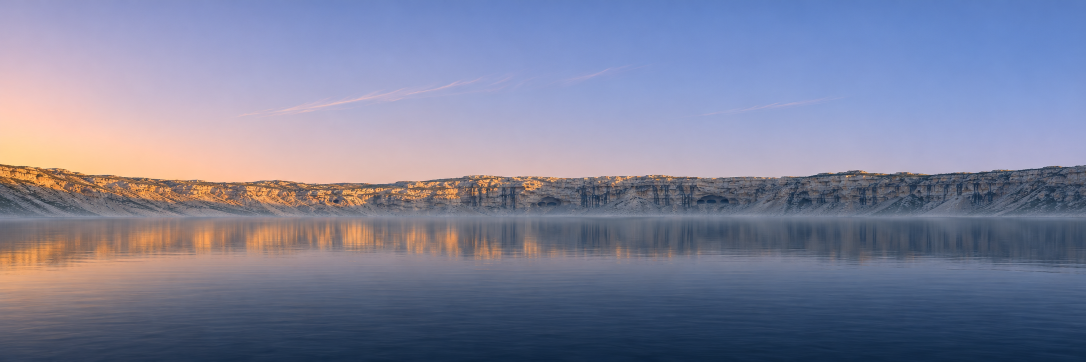
#> input picture assets-src/eye/mat/far-edge-t1.png, 2172 x 724 px, found by its file name (shown at 1/2 size)
$ python make-plates.py
#> lines starting #> are read from the running program, lines starting #| are printed output that depends on the picture
"""Makes the two far pictures of the Eye that the sky builder added: far-edge.jpg (eye-03) and far-long3.jpg (eye-05).

Run from the repo root: python3 assets-src/eye/mat/make-plates.py
far-edge.jpg is the generated picture as it came, stored as JPEG.
far-long3.jpg joins the long wall from far-long.jpg and four generated pictures that carry it on to both sides.
Each side picture was made with half of its neighbour on one half of the canvas, so the kept half repeats the neighbour;
only the new half is taken, and each seam is faded over 80 columns.
"""
import numpy as np
from PIL import Image

W, H = 1672, 941
HALF = W // 2
FADE = 80
GOLD = 0.3
SRC = 'assets-src/eye/mat/'
PIECES = [
    (SRC + 'far-long3-left2-t1.jpg', 0),
    (SRC + 'far-long3-left-t1.jpg', 0),
    ('public/assets/eye/mat/far-long.jpg', None),
    (SRC + 'far-long3-right-t1.jpg', HALF),
    (SRC + 'far-long3-right2-t1.jpg', HALF),
]


def fade(width, rising):
    ramp = Image.linear_gradient('L').rotate(90 if rising else 270, expand=True).resize((width, H))
    return ramp


def main():
    out = Image.new('RGB', (HALF * 6, H))
#> out: PIL image 5016x941 RGB; every value is 0
    # Where each picture lies on the joined canvas, whole pictures, so that neighbours overlap by half a picture.
    lies = [0, HALF, HALF * 2, HALF * 3, HALF * 4]
    # The middle picture goes down last but one so that it stays exactly as it is on polish.
    for index in (0, 4, 1, 3, 2):
        name, _ = PIECES[index]
        picture = Image.open(name).convert('RGB')
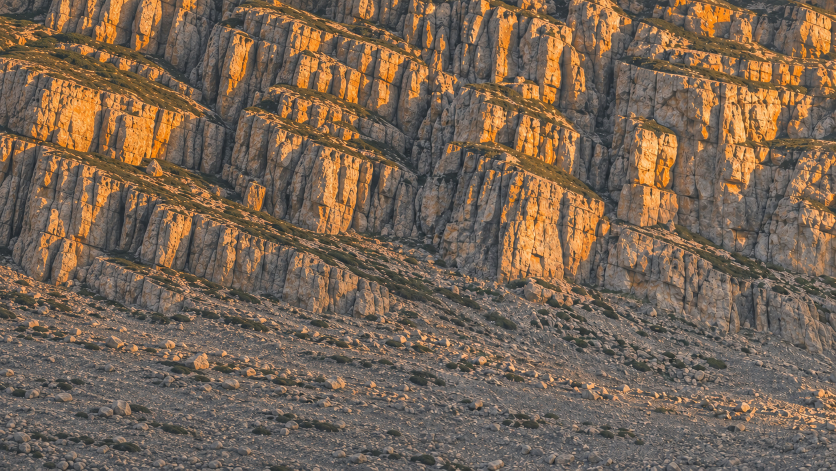
#> input picture assets-src/eye/mat/far-long3-left2-t1.jpg, 1671 x 941 px, found by its file name (shown at 1/2 size)
#> picture is the input picture: PIL image 1671x941 RGB; mean R, G, B 119.8, 100.9, 83.8
        if picture.size != (W, H):
            picture = picture.resize((W, H), Image.LANCZOS)
#> picture: PIL image 1672x941 RGB
        mask = Image.new('L', (W, H), 255)
#> mask: PIL image 1672x941 L; every value is 255
        if index == 2:
            mask.paste(fade(FADE, True), (0, 0))
            mask.paste(fade(FADE, False), (W - FADE, 0))
        elif index == 1:
            mask.paste(fade(FADE, True), (0, 0))
        elif index == 3:
            mask.paste(fade(FADE, False), (W - FADE, 0))
        out.paste(picture, (lies[index], 0), mask)
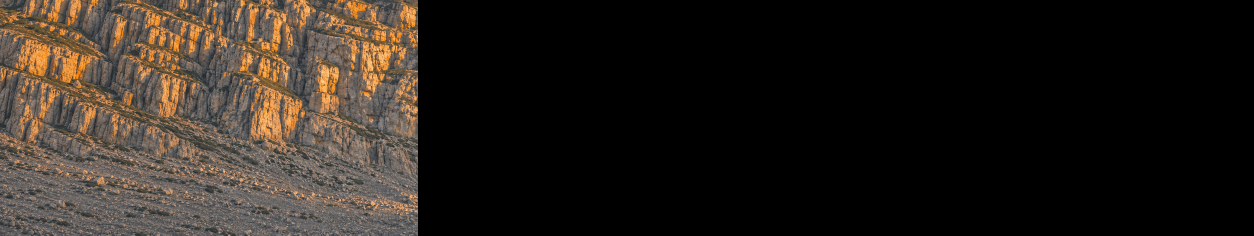
#> out: PIL image 5016x941 RGB (shown at 1/4 size); mean R, G, B 39.9, 33.6, 27.9
#> pass 2 of the loop in main, `for index in (0, 4, 1, 3, 2):`:
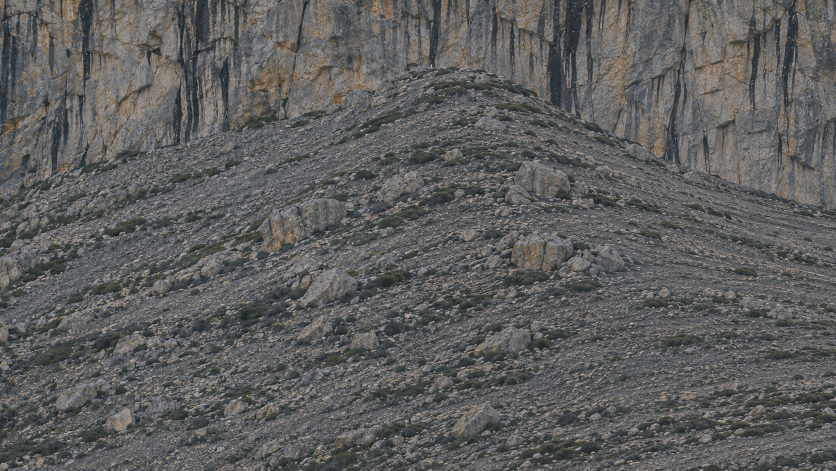
#> input picture assets-src/eye/mat/far-long3-right2-t1.jpg, 1672 x 941 px, found by its file name (shown at 1/2 size)
#> in main, picture is the input picture: PIL image 1672x941 RGB; mean R, G, B 94.2, 94.4, 93.5
#> in main, `out.paste(picture, (lies[index], 0), mask)`:
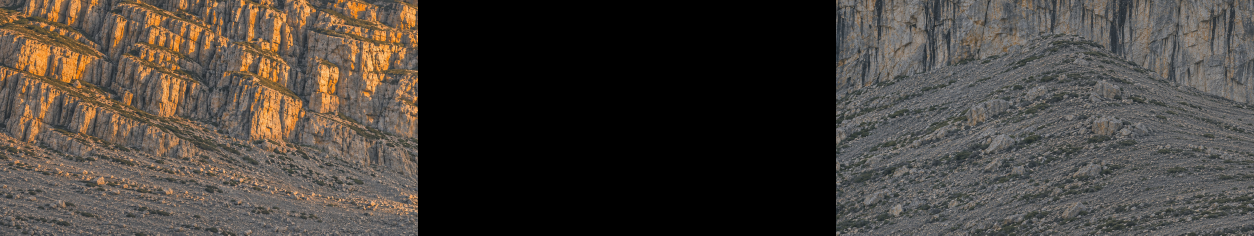
#> out: PIL image 5016x941 RGB (shown at 1/4 size); mean R, G, B 71.4, 65.1, 59.1
#> pass 3 of the loop in main, `for index in (0, 4, 1, 3, 2):`:
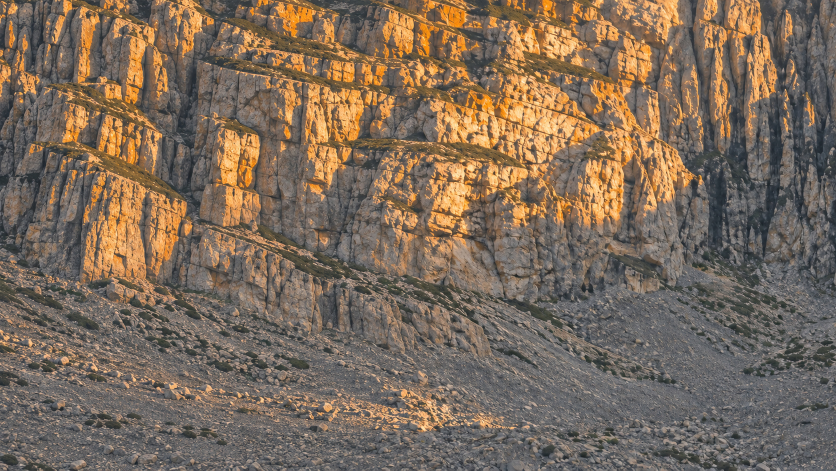
#> input picture assets-src/eye/mat/far-long3-left-t1.jpg, 1672 x 941 px, found by its file name (shown at 1/2 size)
#> in main, picture is the input picture: PIL image 1672x941 RGB; mean R, G, B 124.2, 107.1, 90.9
#> in main, `mask.paste(fade(FADE, True), (0, 0))`:
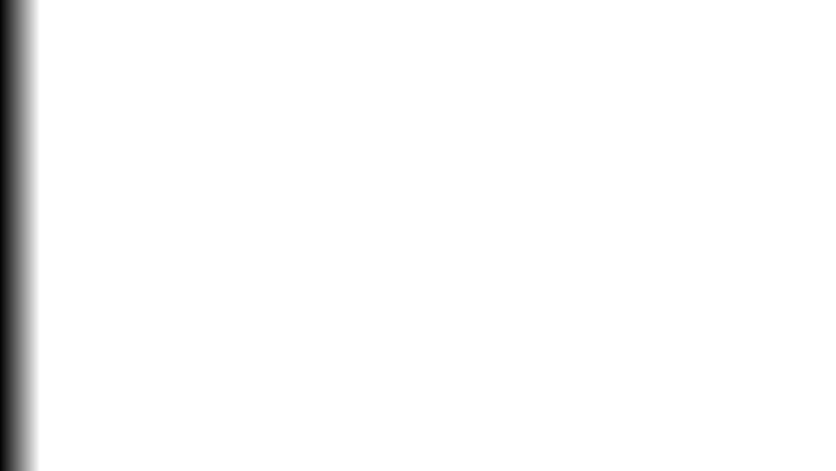
#> mask: PIL image 1672x941 L (shown at 1/2 size); min 1, max 255, mean 248.9
#> in main, `out.paste(picture, (lies[index], 0), mask)`:
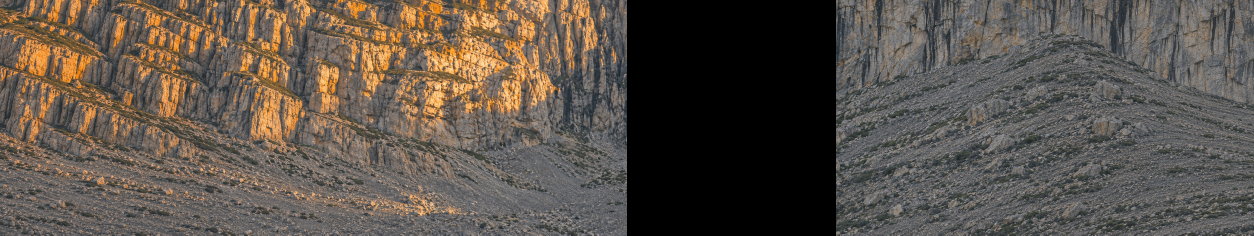
#> out: PIL image 5016x941 RGB (shown at 1/4 size); mean R, G, B 92.2, 83.4, 74.9
#> the loop made 5 passes; the first 3 are shown
    # The low sun on the pictures is orange; the approved frame has it yellow-gold. Only what is warm is turned, the shade keeps its grey.
    rgb = np.asarray(out).astype(np.float32) / 255.0
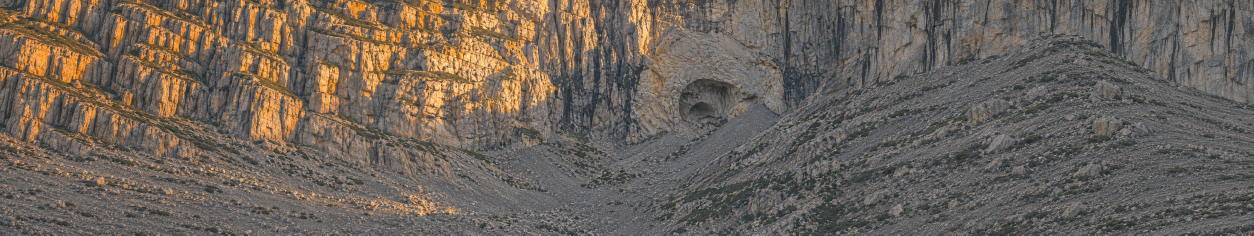
#> rgb: shape (941, 5016, 3) float32 (shown at 1/4 size); mean R, G, B 0.428, 0.391, 0.357
    r, g, b = rgb[..., 0], rgb[..., 1], rgb[..., 2]
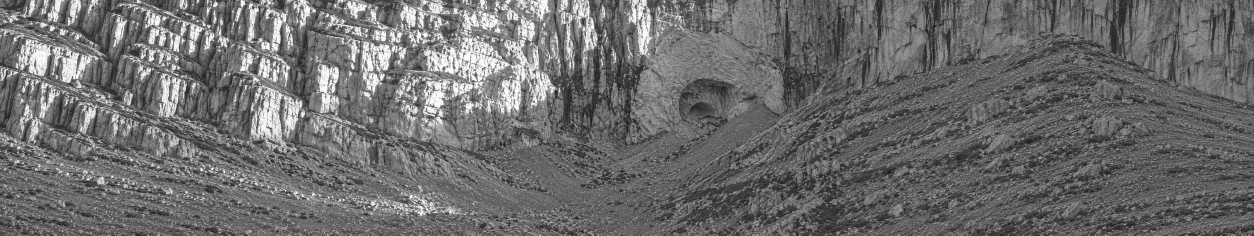
#> r: shape (941, 5016) float32 (shown at 1/4 size); min 0.0314, max 1, mean 0.427
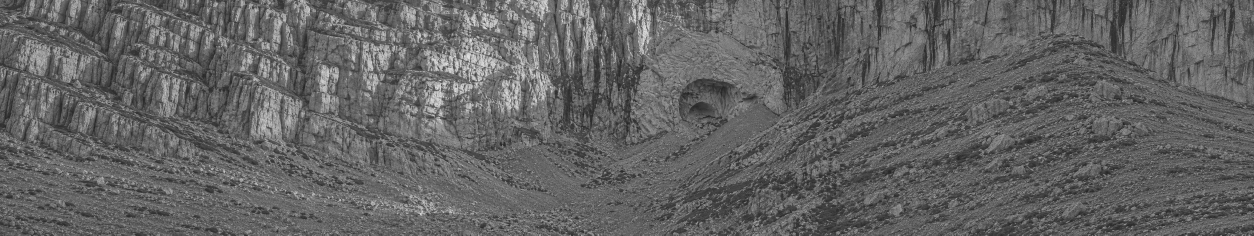
#> g: shape (941, 5016) float32 (shown at 1/4 size); min 0.0471, max 1, mean 0.391
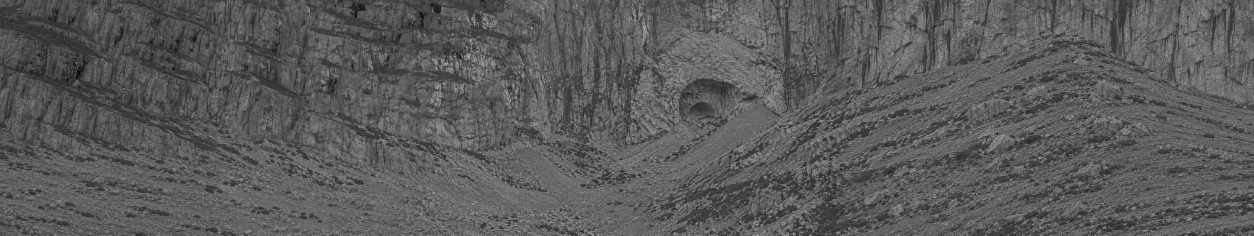
#> b: shape (941, 5016) float32 (shown at 1/4 size); min 0, max 0.945, mean 0.356
    warm = np.clip(((r - b) / np.maximum(r + b, 1e-3) - 0.1) / 0.22, 0.0, 1.0)
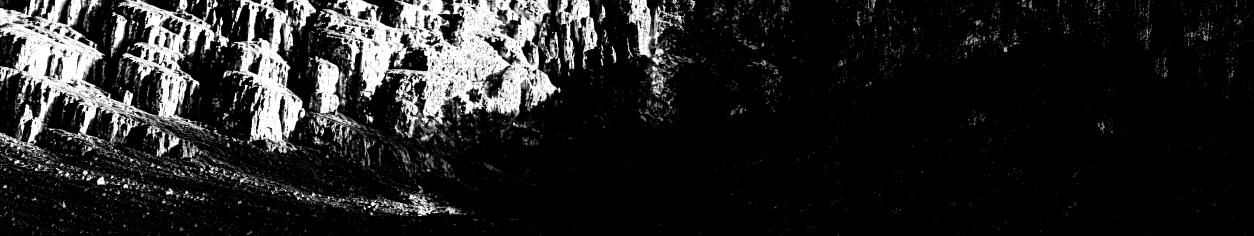
#> warm: shape (941, 5016) float32 (shown at 1/4 size); min 0, max 1, mean 0.142
    warm = warm * warm * (3.0 - 2.0 * warm)
    rgb[..., 1] = g + GOLD * warm * np.maximum(r - g, 0.0)
    rgb[..., 2] = b + 0.5 * GOLD * warm * np.maximum(r - b, 0.0)
    out = Image.fromarray((np.clip(rgb, 0.0, 1.0) * 255.0 + 0.5).astype(np.uint8))
    out.save('public/assets/eye/mat/far-long3.jpg', quality=90)
    print('far-long3.jpg', out.size)
#| far-long3.jpg (5016, 941)


def edge():
    Image.open(SRC + 'far-edge-t1.png').convert('RGB').save('public/assets/eye/mat/far-edge.jpg', quality=93)
    print('far-edge.jpg')


edge()
main()
